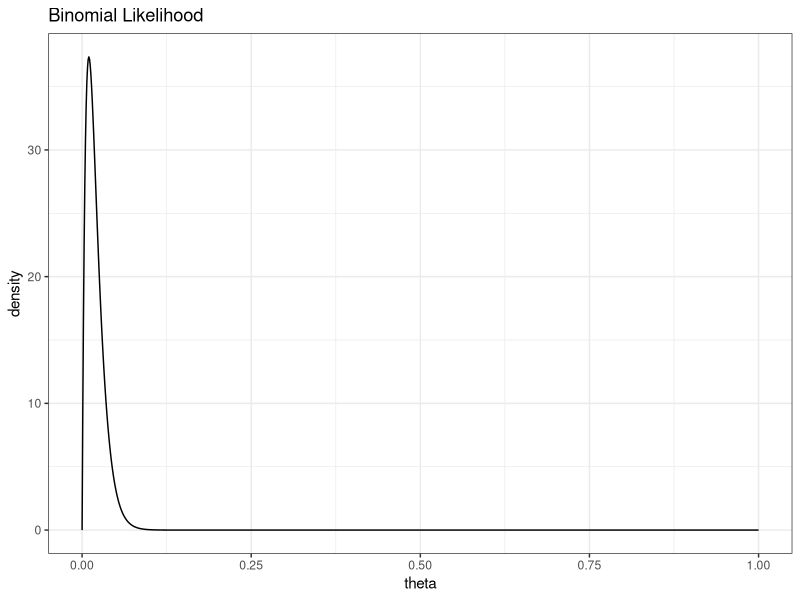
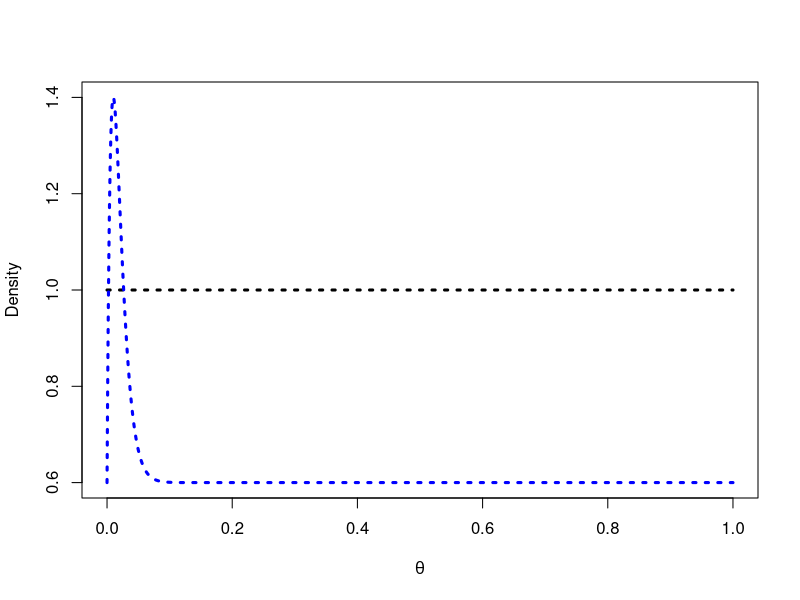

The R source for these figures, in order: (Note: this script raises an error after producing the figures.)
## ---- chunk 1
library(tidyverse)
## ---- chunk 2
# set a seed
set.seed(123)
# create the observed data
obs.data <- rbinom(n = 100, size = 1, prob = 0.01)
# inspect the observed data
head(obs.data)
tail(obs.data)
length(obs.data)
## ---- chunk 3
### Bernoulli LH Function ###
# Input: obs.data, theta
# Output: bernoulli likelihood

BernoulliLhFunction <- function(obs.data, theta) { 
  n <-length((obs.data))
  x <- sum(obs.data)
  like <- dbeta(theta, x + 1, n -x +1)
  return((like))
  }
### Plot LH for a grid of theta values ###
# Create the grid #
# Store the LH values
# Create the Plot
theta <- seq(0,1,length = 1000)
like <- BernoulliLhFunction(obs.data, theta)
df <- data.frame(theta,like)

df %>%  
  ggplot(aes(x = theta, y = like)) + 
    geom_line() + 
    labs(
      title = "Binomial Likelihood",
      x = "theta",
      y = "density") + 
    theme_bw()
## ---- chunk 4
posteriorGenerate <- function(a,b, obs.data) { 
  n <- length(obs.data)
  x <- sum(obs.data)
  a.post <- x + a
  b.post <- n - x + b
  return(c(a.post,b.post))
}

noninform_param <- posteriorGenerate(1,1,obs.data)
inform_param <- posteriorGenerate(3,1,obs.data)
## ---- chunk 5
noninform_prior <- dbeta(theta, 1, 1)
like <- BernoulliLhFunction(obs.data, theta)
non_informposterior <- dbeta(theta, noninform_param[1],noninform_param[2])

plot(theta, noninform_prior,type = "l", ylab = "Density",
     lty = 3, lwd = 3, xlab = expression(theta))
par(new = TRUE)
plot(theta, like, type = "l",
     lty = 3, lwd = 3, axes = FALSE, col = "blue", 
     xlab = "", ylab = "") 
par(new = TRUE)
plot(theta, noninform_posterior, type = "l", xlab = "", ylab = "",
     lty = 3, lwd = 3, axes = FALSE, col = "green")
## ---- chunk 6
inform_prior <- dbeta(theta,3,1)
inform_posterior <- dbeta(theta, inform_param[1], inform_param[2])

plot(theta, inform_prior,type = "l", ylab = "Density",
     lty = 3, lwd = 3, xlab = expression(theta))
par(new = TRUE)
plot(theta, like, type = "l",
     lty = 3, lwd = 3, axes = FALSE, col = "blue", 
     xlab = "", ylab = "") 
par(new = TRUE)
plot(theta, inform_posterior, type = "l", xlab = "", ylab = "",
     lty = 3, lwd = 3, axes = FALSE, col = "green")

